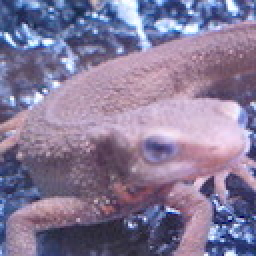
#> input picture DaichiSaito/chapter02/imori.jpg, 128 x 128 px (shown 2 times larger); the run also reads 1 picture not shown here
$ jupyter execute ch02_saito.ipynb   (shell and % lines are left out)   (older library calls are emulated)
#> lines starting #> are read from the running program, lines starting #| are printed output that depends on the picture
#> further down, img is the input picture: shape (128, 128, 3); mean B, G, R 152.8, 121.8, 134.1
[cell 1]
import numpy as np
import cv2

# Q.11 平滑化フィルタ

[cell 2]
def smooth_filter(img):
    H, W, C = img.shape
#> H = 128; W = 128; C = 3

    #zero padding
    output = np.zeros((H+2, W+2, C), dtype = np.float)
    output[1:1+H, 1:1+W] = img.copy().astype(np.float)

    #create filter
    kernel = np.ones((3, 3))
    kernel /= 9

    tmp = output.copy()

    #filtering
    for i in range(H):
        for j in range(W):
            for k in range(0, 3):
                tmp[i+1, j+1, k] = np.sum(output[i:i+3, j:j+3, k].copy() * kernel)

    tmp = np.clip(tmp, 0, 255)

    output = tmp[1:1+H, 1:1+W].astype(np.uint8)
#> output: shape (128, 128, 3)

    return output

img = cv2.imread("imori.jpg")
img = smooth_filter(img)
cv2.imwrite("answers/answer11.jpg", img)
#> Out = True

## opencvの場合

[cell 3]
img = cv2.imread("imori.jpg")

img = cv2.blur(img, (3, 3))

cv2.imwrite("answers/answer11.jpg", img)
#> Out = True

# Q.12 モーションフィルタ

[cell 4]
def motion_filter(img):
    H, W, C = img.shape
#> H = 128; W = 128; C = 3

    #zero padding
    output = np.zeros((H+2, W+2, C), dtype=np.float)
    output[1:1+H, 1:1+W] = img.copy().astype(np.float)

    #create filter
    kernel = np.diag([1]*3).astype(np.float)
    kernel /= 3

    tmp = output.copy()

    #filtering
    for i in range(H):
        for j in range(W):
            for k in range(C):
                tmp[1+i, 1+j, k] = np.sum(output[i:i+3, j:j+3, k].copy() * kernel)

    tmp = np.clip(tmp, 0, 255)

    output = tmp[1:1+H, 1:1+W].astype(np.uint8)

    return output

img = cv2.imread("imori.jpg")
img = motion_filter(img)
cv2.imwrite("answers/answer12.jpg", img)
#> Out = True

## opencvの場合

基本的にはフィルター作ってcv2.filter2D()をやるだけ
第二引数には出力画像のbit深度を指定できる。負の値にすると入力画像と同じになる

[cell 5]
img = cv2.imread("imori.jpg")

#create filter
kernel = np.diag([1]*3).astype(np.float)
kernel /= 3

img = cv2.filter2D(img, -1, kernel)

cv2.imwrite("answers/answer12.jpg", img)
#> Out = True

# Q.13 MAX-MINフィルタ

[cell 6]
def RGB2GRAY(img):
    #色取り出し
    red = img[:, :, 2].copy()
    green = img[:, :, 1].copy()
    blue = img[:, :, 0].copy()

    img = 0.2126*red + 0.7152*green + 0.0722*blue
#> img: shape (128, 128) float64
    img = img.astype(np.uint8)

    return img

def MAX_MIN_filter(img):
    img = RGB2GRAY(img)

    H, W = img.shape
#> H = 128; W = 128

    #zero padding
    output = np.zeros((2+H, 2+W), dtype=np.float)
    output[1:1+H, 1:1+W] = img.copy().astype(np.float)
#> output: shape (130, 130) float64

    tmp = output.copy()

    #filtering
    for i in range(H):
        for j in range(W):
            tmp[i+1, j+1] = np.max(output[i:i+3, j:j+3]) - np.min(output[i:i+3, j:j+3])
#> tmp: shape (130, 130) float64

    tmp = np.clip(tmp, 0, 255)

    output = tmp[1:1+H, 1:1+W].astype(np.uint8)
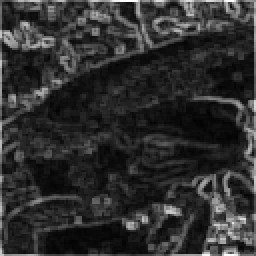
#> output: shape (128, 128) (shown 2 times larger); min 2, max 254, mean 46.8

    return output

img = cv2.imread("imori.jpg")
img = MAX_MIN_filter(img)
cv2.imwrite("answers/answer13.jpg", img)
#> Out = True

## opencvの場合

存在しなくね？

# Q.14 微分フィルタ

[cell 7]
def RGB2GRAY(img):
    #色取り出し
    red = img[:, :, 2].copy()
    green = img[:, :, 1].copy()
    blue = img[:, :, 0].copy()

    img = 0.2126*red + 0.7152*green + 0.0722*blue
    img = img.astype(np.uint8)

    return img

def bibun_filter(img):
    img = RGB2GRAY(img)

    H, W = img.shape
#> H = 128; W = 128

    #zero padding
    output_v = np.zeros((2+H, 2+W), dtype=np.float)
    output_h = np.zeros((2+H, 2+W), dtype=np.float)
    output_v[1:1+H, 1:1+W] = img.copy().astype(np.float)
    output_h[1:1+H, 1:1+W] = img.copy().astype(np.float)

    tmp_v = output_v.copy()
    tmp_h = output_h.copy()

    #create filter
    kernel_v = np.array([[0, -1, 0], [0, 1, 0], [0, 0, 0]]).astype(np.float)
    kernel_h = np.array([[0, 0, 0], [-1, 1, 0], [0, 0, 0]]).astype(np.float)

    #filtering
    for i in range(H):
        for j in range(W):
            tmp_v[i+1, j+1] = np.sum(output_v[i:i+3, j:j+3] * kernel_v)
            tmp_h[i+1, j+1] = np.sum(output_h[i:i+3, j:j+3] * kernel_h)

    tmp_v = np.clip(tmp_v, 0, 255)
    tmp_h = np.clip(tmp_h, 0, 255)

    output_v = tmp_v[1:1+H, 1:1+W].astype(np.uint8)
    output_h = tmp_h[1:1+H, 1:1+W].astype(np.uint8)

    return output_v, output_h

img = cv2.imread("imori.jpg")
img_v, img_h = bibun_filter(img)
cv2.imwrite("answers/answer14_v.jpg", img_v)
cv2.imwrite("answers/answer14_h.jpg", img_h)
#> Out = True

np.clipの重要さを知った。。。

## opencvの場合

[cell 8]
img = cv2.imread("imori.jpg")

kernel_v = np.array([[0, -1, 0], [0, 1, 0], [0, 0, 0]])
kernel_h = np.array([[0, 0, 0], [-1, 1, 0], [0, 0, 0]])

img_v = cv2.filter2D(img, -1, kernel_v)
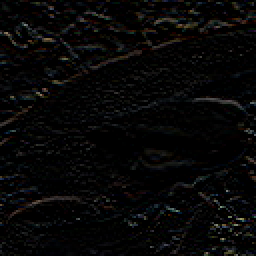
#> img_v: shape (128, 128, 3) (shown 2 times larger); mean B, G, R 6.7, 6.8, 7.1
img_h = cv2.filter2D(img, -1, kernel_h)

cv2.imwrite("answers/answer14_v.jpg", img_v)
cv2.imwrite("answers/answer14_h.jpg", img_h)
#> Out = True

# Sobelフィルタ

[cell 9]
def RGB2GRAY(img):
    #色取り出し
    red = img[:, :, 2].copy()
    green = img[:, :, 1].copy()
    blue = img[:, :, 0].copy()

    img = 0.2126*red + 0.7152*green + 0.0722*blue
    img = img.astype(np.uint8)

    return img

def sobel_filter(img):
    img = RGB2GRAY(img)

    H, W = img.shape
#> H = 128; W = 128

    #zero padding
    output_v = np.zeros((2+H, 2+W), dtype=np.float)
    output_h = np.zeros((2+H, 2+W), dtype=np.float)
    output_v[1:1+H, 1:1+W] = img.copy().astype(np.float)
    output_h[1:1+H, 1:1+W] = img.copy().astype(np.float)

    tmp_v = output_v.copy()
    tmp_h = output_h.copy()

    #create filter
    kernel_v = np.array([[1, 2, 1], [0, 0, 0], [-1, -2, -1]]).astype(np.float)
    kernel_h = np.array([[1, 0, -1], [2, 0, -2], [1, 0, -1]]).astype(np.float)

    #filtering
    for i in range(H):
        for j in range(W):
            tmp_v[i+1, j+1] = np.sum(output_v[i:i+3, j:j+3] * kernel_v)
            tmp_h[i+1, j+1] = np.sum(output_h[i:i+3, j:j+3] * kernel_h)
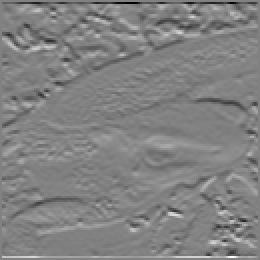
#> tmp_v: shape (130, 130) float64 (shown 2 times larger); min -997, max 962, mean 0.9; drawn with min black and max white

    tmp_v = np.clip(tmp_v, 0, 255)
    tmp_h = np.clip(tmp_h, 0, 255)

    output_v = tmp_v[1:1+H, 1:1+W].astype(np.uint8)
    output_h = tmp_h[1:1+H, 1:1+W].astype(np.uint8)
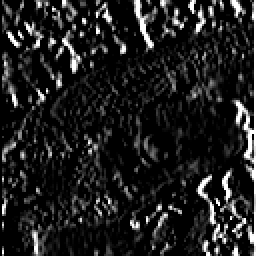
#> output_h: shape (128, 128) (shown 2 times larger); min 0, max 255, mean 31.5

    return output_v, output_h

img = cv2.imread("imori.jpg")
img_v, img_h = sobel_filter(img)
cv2.imwrite("answers/answer15_v.jpg", img_v)
cv2.imwrite("answers/answer15_h.jpg", img_h)
#> Out = True

## opencvの場合

[cell 10]
img = cv2.imread("imori.jpg")

img = cv2.cvtColor(img, cv2.COLOR_BGR2GRAY)

img_v = cv2.Sobel(img, -1, 1, 0, ksize=3)
#> img_v: shape (128, 128)
img_h = cv2.Sobel(img, -1, 0, 1, ksize=3)
#> img_h: shape (128, 128)

cv2.imwrite("answer15_v.jpg", img_v)
cv2.imwrite("answer15_h.jpg", img_h)
#> Out = True

# Q.16 Prewittフィルタ

[cell 11]
def RGB2GRAY(img):
    #色取り出し
    red = img[:, :, 2].copy()
    green = img[:, :, 1].copy()
    blue = img[:, :, 0].copy()

    img = 0.2126*red + 0.7152*green + 0.0722*blue
    img = img.astype(np.uint8)

    return img

def prewitt_filter(img):
    img = RGB2GRAY(img)

    H, W = img.shape

    #zero padding
    output_v = np.zeros((2+H, 2+W), dtype=np.float)
    output_h = np.zeros((2+H, 2+W), dtype=np.float)
    output_v[1:1+H, 1:1+W] = img.copy().astype(np.float)
    output_h[1:1+H, 1:1+W] = img.copy().astype(np.float)

    tmp_v = output_v.copy()
    tmp_h = output_h.copy()

    #create filter
    kernel_v = np.array([[-1, -1, -1], [0, 0, 0], [1, 1, 1]]).astype(np.float)
    kernel_h = np.array([[-1, 0, 1], [-1, 0, 1], [-1, 0, 1]]).astype(np.float)

    #filtering
    for i in range(H):
        for j in range(W):
            tmp_v[i+1, j+1] = np.sum(output_v[i:i+3, j:j+3] * kernel_v)
            tmp_h[i+1, j+1] = np.sum(output_h[i:i+3, j:j+3] * kernel_h)

    tmp_v = np.clip(tmp_v, 0, 255)
    tmp_h = np.clip(tmp_h, 0, 255)

    output_v = tmp_v[1:1+H, 1:1+W].astype(np.uint8)
    output_h = tmp_h[1:1+H, 1:1+W].astype(np.uint8)

    return output_v, output_h

img = cv2.imread("imori.jpg")
img_v, img_h = sobel_filter(img)
cv2.imwrite("answers/answer16_v.jpg", img_v)
cv2.imwrite("answers/answer16_h.jpg", img_h)
#> Out = True

## opencvの場合

[cell 12]
img = cv2.imread("imori.jpg")

img = cv2.cvtColor(img, cv2.COLOR_BGR2GRAY)

kernel_v = np.array([[-1, -1, -1], [0, 0, 0], [1, 1, 1]])
kernel_h = np.array([[-1, 0, 1], [-1, 0, 1], [-1, 0, 1]])

img_v = cv2.filter2D(img, -1, kernel_v)
img_h = cv2.filter2D(img, -1, kernel_h)
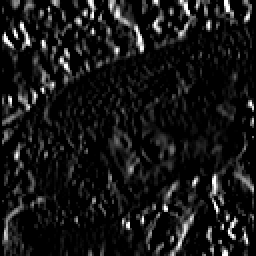
#> img_h: shape (128, 128) (shown 2 times larger); min 0, max 255, mean 22.6

cv2.imwrite("answer16_v.jpg", img_v)
cv2.imwrite("answer16_h.jpg", img_h)
#> Out = True

# Q.17 Laplacianフィルタ

[cell 13]
def RGB2GRAY(img):
    #色取り出し
    red = img[:, :, 2].copy()
    green = img[:, :, 1].copy()
    blue = img[:, :, 0].copy()

    img = 0.2126*red + 0.7152*green + 0.0722*blue
    img = img.astype(np.uint8)

    return img

def Laplacian_filter(img):
    img = RGB2GRAY(img)

    H, W = img.shape
#> H = 128; W = 128

    #zero padding
    output = np.zeros((2+H, 2+W), dtype=np.float)
    output[1:1+H, 1:1+W] = img.copy().astype(np.float)

    #create kernel
    kernel = np.array([[0, 1, 0], [1, -4, 1], [0, 1, 0]])

    tmp = output.copy()

    #filtering
    for i in range(H):
        for j in range(W):
            tmp[i+1, j+1] = np.sum(output[i:i+3, j:j+3] * kernel)

    tmp = np.clip(tmp, 0, 255)

    output = tmp[1:1+H, 1:1+W].astype(np.uint8)
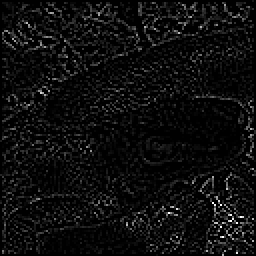
#> output: shape (128, 128) (shown 2 times larger); min 0, max 255, mean 13.7

    return output

img = cv2.imread("imori.jpg")
img = Laplacian_filter(img)
cv2.imwrite("answers/answer17.jpg", img)
#> Out = True

## opencvの場合

[cell 14]
img = cv2.imread("imori.jpg")

img = cv2.cvtColor(img, cv2.COLOR_BGR2GRAY)

img = cv2.Laplacian(img, -1, ksize=3)

cv2.imwrite("answer17.jpg", img_v)
#> Out = True

# Q.18 Embossフィルタ

[cell 15]
def RGB2GRAY(img):
    #色取り出し
    red = img[:, :, 2].copy()
    green = img[:, :, 1].copy()
    blue = img[:, :, 0].copy()

    img = 0.2126*red + 0.7152*green + 0.0722*blue
    img = img.astype(np.uint8)

    return img

def Emboss_filter(img):
    img = RGB2GRAY(img)

    H, W = img.shape
#> H = 128

    #zero padding
    output = np.zeros((2+H, 2+W), dtype=np.float)
    output[1:1+H, 1:1+W] = img.copy().astype(np.float)

    #create kernel
    kernel = np.array([[-2, -1, 0], [-1, 1, 1], [0, 1, 2]])

    tmp = output.copy()

    #filtering
    for i in range(H):
        for j in range(W):
            tmp[i+1, j+1] = np.sum(output[i:i+3, j:j+3] * kernel)
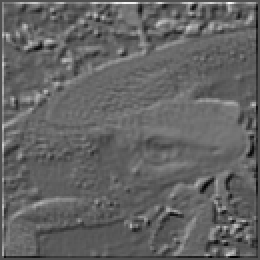
#> tmp: shape (130, 130) float64 (shown 2 times larger); min -496, max 1079, mean 121.5; drawn with min black and max white

    tmp = np.clip(tmp, 0, 255)

    output = tmp[1:1+H, 1:1+W].astype(np.uint8)

    return output

img = cv2.imread("imori.jpg")
img = Emboss_filter(img)
cv2.imwrite("answers/answer18.jpg", img)
#> Out = True

## opencvの場合

[cell 16]
img = cv2.imread("imori.jpg")

img = cv2.cvtColor(img, cv2.COLOR_BGR2GRAY)

kernel = np.array([[-2, -1, 0], [-1, 1, 1], [0, 1, 2]])

img = cv2.filter2D(img, -1, kernel)
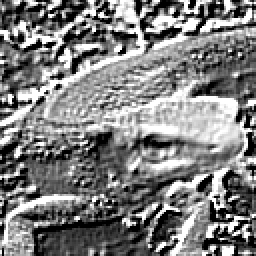
#> img: shape (128, 128) (shown 2 times larger); min 0, max 255, mean 126.3

cv2.imwrite("answers/answer18.jpg", img)
#> Out = True
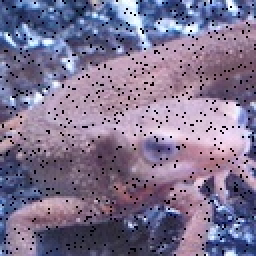
#> input picture DaichiSaito/chapter02/imori_noise.jpg, 128 x 128 px (shown 2 times larger)
#> further down, img is the input picture: shape (128, 128, 3); mean B, G, R 145.1, 116.1, 127.6

# Q.19 LoGフィルタ

[cell 17]
def RGB2GRAY(img):
    #色取り出し
    red = img[:, :, 2].copy()
    green = img[:, :, 1].copy()
    blue = img[:, :, 0].copy()
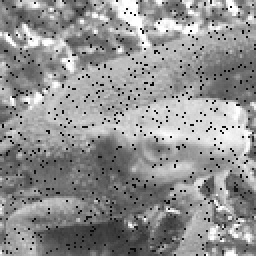
#> blue: shape (128, 128) (shown 2 times larger); min 0, max 255, mean 145.1

    img = 0.2126*red + 0.7152*green + 0.0722*blue
#> img: shape (128, 128) float64
    img = img.astype(np.uint8)

    return img

def LoG(x, y, s):
    return (x**2 + y**2 - s**2) / (2 * np.pi * pow(s, 6)) * np.exp(-(x**2 + y**2) / (2 * s**2))

def LoG_filter(img):
    img = RGB2GRAY(img)

    H, W = img.shape

    #zero padding
    output = np.zeros((4+H, 4+W), dtype=np.float)
    output[2:2+H, 2:2+W] = img.copy().astype(np.float)

    #create filter
    kernel = np.zeros((5, 5), dtype=np.float)
    for i in range(-2, 3):
        for j in range(-2, 3):
            kernel[2+i, 2+j] = LoG(i, j, 3)
    kernel /= kernel.sum()

    tmp = output.copy()

    #filtering
    for i in range(H):
        for j in range(W):
            tmp[i+2, j+2] = np.sum(kernel * output[i:i+5, j:j+5])

    tmp = np.clip(tmp, 0, 255)

    output = tmp[2:2+H, 2:2+W]

    return output

img = cv2.imread("imori_noise.jpg")
img = LoG_filter(img)
cv2.imwrite("answers/answer19.jpg", img)
#> Out = True

## opencvの場合

[cell 18]
img = cv2.imread("imori_noise.jpg")

img = cv2.cvtColor(img, cv2.COLOR_BGR2GRAY)

kernel = np.zeros((5, 5), dtype=np.float)
for i in range(-2, 3):
    for j in range(-2, 3):
        kernel[2+i, 2+j] = LoG(i, j, 3)
kernel /= kernel.sum()

img = cv2.filter2D(img, -1, kernel)

cv2.imwrite("answers/answer19.jpg", img)
#> Out = True
